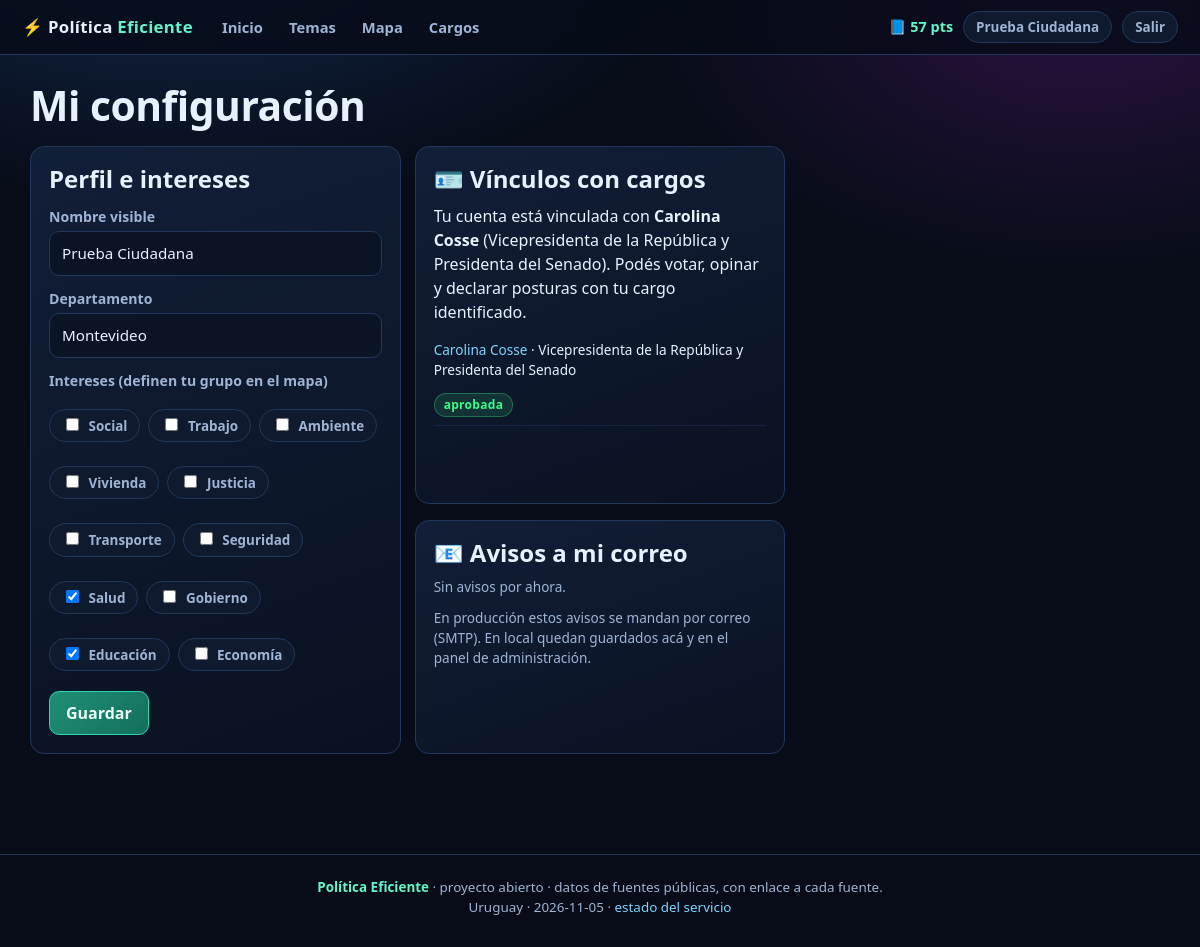
The app's page /configuracion (signed in) with its own data.
### tables this page shows
CREATE TABLE usuarios (
    id INTEGER PRIMARY KEY AUTOINCREMENT,
    email TEXT UNIQUE NOT NULL,
    nombre TEXT NOT NULL,
    clave_hash TEXT NOT NULL,
    rol TEXT NOT NULL DEFAULT 'ciudadano',
    puntos INTEGER NOT NULL DEFAULT 0,
    intereses TEXT NOT NULL DEFAULT '',
    departamento TEXT NOT NULL DEFAULT '',
    creado TEXT NOT NULL,
    ultimo_acceso TEXT
);

CREATE TABLE politicos (
    id INTEGER PRIMARY KEY AUTOINCREMENT,
    slug TEXT UNIQUE NOT NULL,
    nombre TEXT NOT NULL,
    cargo TEXT NOT NULL DEFAULT '',
    camara TEXT NOT NULL DEFAULT '',
    organismo TEXT NOT NULL DEFAULT '',
    partido TEXT NOT NULL DEFAULT '',
    departamento TEXT NOT NULL DEFAULT '',
    emoji TEXT NOT NULL DEFAULT '🏛️',
    funciones TEXT NOT NULL DEFAULT '',
    email_publico TEXT,
    telefono_oficina TEXT,
    celular_publico TEXT,
    web TEXT,
    contacto_fuente_url TEXT,
    verificado SMALLINT NOT NULL DEFAULT 0,
    usuario_id INTEGER,
    creado TEXT NOT NULL
);

CREATE TABLE solicitudes_vinculo (
    id INTEGER PRIMARY KEY AUTOINCREMENT,
    politico_id INTEGER NOT NULL,
    usuario_id INTEGER NOT NULL,
    token TEXT UNIQUE NOT NULL,
    estado TEXT NOT NULL DEFAULT 'pendiente',
    creado TEXT NOT NULL,
    expira TEXT,
    resuelto TEXT
);

### app.py (the view, shortened to what this page needs)
@app.route("/configuracion", methods=["GET", "POST"])
@auth.requiere_sesion
def configuracion():
    yo = auth.usuario_actual()
    with dbm.abrir() as db:
        solicitudes = db.todos(
            """SELECT s.*, p.nombre, p.cargo, p.slug FROM solicitudes_vinculo s
               JOIN politicos p ON p.id = s.politico_id WHERE s.usuario_id = ? ORDER BY s.id DESC""",
            (yo["id"],),
        )
        avisos = db.todos(
            "SELECT * FROM avisos WHERE para = ? ORDER BY id DESC LIMIT 10", (yo["email"],)
        )
    return render_template("configuracion.html", solicitudes=solicitudes, avisos=avisos)

### app.py (called while the page is built)
@app.context_processor
def inyectar():
    yo = auth.usuario_actual()
    if yo:
        yo["nivel"] = gamificacion.nivel(yo["puntos"])
        yo["grupo"] = gamificacion.datos_grupo(
            gamificacion.grupo(yo["puntos"], yo["acciones"], yo["intereses"] or "")
        )
    with dbm.abrir() as db:
        categorias = [
            f["categoria"]
            for f in db.todos(
                "SELECT categoria, COUNT(*) AS n FROM temas GROUP BY categoria ORDER BY n DESC"
            )
        ]
    return {
        "yo": yo,
        "categorias": categorias,
        "GRUPOS": gamificacion.GRUPOS,
        "ahora": dbm.ahora()[:10],
    }

@app.template_filter("cat")
def filtro_cat(valor):
    return NOMBRES_CATEGORIA.get(valor, valor)

@app.after_request
def cabeceras(resp):
    resp.headers.setdefault("X-Content-Type-Options", "nosniff")
    resp.headers.setdefault("Referrer-Policy", "same-origin")
    return resp

@app.teardown_appcontext
def cerrar_base(_excepcion=None):
    conexion = g.pop("db", None)
    if conexion is not None:
        conexion.cerrar()

### auth.py (called while the page is built)
def usuario_actual():
    if "usuario" in g:
        return g.usuario
    uid = session.get("usuario_id")
    g.usuario = None
    if uid:
        with dbm.abrir() as db:
            fila = db.uno(
                """SELECT u.*, (SELECT COUNT(*) FROM actividad a
                       WHERE a.usuario_id = u.id) AS acciones
                   FROM usuarios u WHERE u.id = ?""",
                (uid,),
            )
            if fila:
                fila["politico"] = db.uno(
                    "SELECT * FROM politicos WHERE usuario_id = ?", (uid,)
                )
                g.usuario = fila
    return g.usuario

def requiere_sesion(vista):
    @wraps(vista)
    def envoltura(*args, **kwargs):
        if not usuario_actual():
            return redirect(url_for("ingresar", volver=request.path))
        return vista(*args, **kwargs)
    return envoltura

### db.py (called while the page is built, shortened)
def ahora():
    return datetime.now(timezone.utc).isoformat(timespec="seconds")

def conectar():
    c = sqlite3.connect(RUTA_DB, timeout=15)
    c.row_factory = sqlite3.Row
    c.execute("PRAGMA foreign_keys = ON")
    return c

def _traducir(sql):
    return sql.replace("?", "%s") if ES_PG else sql

    def ejecutar(self, sql, params=()):
        cur = self.c.cursor()
        cur.execute(_traducir(sql), params)
        return cur

    def todos(self, sql, params=()):
        return [dict(f) for f in self.ejecutar(sql, params).fetchall()]

### templates/configuracion.html (shortened to what this page needs)
{% extends "base.html" %}
{% block cuerpo %}
<h1>Mi configuración</h1>
{% set mis = (yo.intereses or '').split(',') %}
<div class="grid" style="margin-top:16px">
  <div class="panel">
    <h2>Perfil e intereses</h2>
    <form method="post">
      <label for="nombre">Nombre visible</label>
      <input id="nombre" type="text" name="nombre" value="{{ yo.nombre }}" maxlength="60">
      <label for="departamento">Departamento</label>
      <input id="departamento" type="text" name="departamento" value="{{ yo.departamento }}" maxlength="40">
      <label>Intereses (definen tu grupo en el mapa)</label>
      <div class="chips" style="margin-top:6px">
        {% for c in categorias %}
          <label class="chip" style="cursor:pointer">
            <input type="checkbox" name="intereses" value="{{ c }}" {% if c in mis %}checked{% endif %} style="width:auto;margin-right:6px">
            {{ c|cat }}
          </label>
        {% endfor %}
      </div>
      <div style="margin-top:16px"><button class="boton principal" type="submit">Guardar</button></div>
    </form>
  </div>
  <div class="pila">
    <div class="panel">
      <h2>🪪 Vínculos con cargos</h2>
      {% if yo.politico %}
        <p>Tu cuenta está vinculada con <b>{{ yo.politico.nombre }}</b> ({{ yo.politico.cargo }}). Podés votar, opinar y declarar posturas con tu cargo identificado.</p>
      {% else %}
        <p class="suave">Tu cuenta es de ciudadanía. Si sos un cargo público, entrá a tu ficha en <a href="{{ url_for('politicos') }}">Cargos</a> y pedí el vínculo: el sistema manda un enlace al correo público del cargo.</p>
      {% endif %}
      {% for s in solicitudes %}
        <div class="fila entre" style="padding:8px 0;border-bottom:1px solid rgba(34,55,92,.5)">
          <span class="chico"><a href="{{ url_for('politico', slug=s.slug) }}">{{ s.nombre }}</a> · {{ s.cargo }}</span>
          <span class="etiqueta {% if s.estado == 'aprobada' %}verde{% elif s.estado == 'rechazada' %}roja{% else %}ambar{% endif %}">{{ s.estado }}</span>
        </div>
      {% endfor %}
    </div>
    <div class="panel">
      <h2>📧 Avisos a mi correo</h2>
      {% for a in avisos %}
        <div style="padding:8px 0;border-bottom:1px solid rgba(34,55,92,.5)">
          <b class="chico">{{ a.asunto }}</b>
          <div class="chico suave">{{ a.creado[:10] }}</div>
          {% if a.enlace %}<a class="chico" href="{{ a.enlace }}">abrir enlace</a>{% endif %}
        </div>
      {% else %}
        <p class="suave chico">Sin avisos por ahora.</p>
      {% endfor %}
      <p class="chico suave" style="margin-top:10px">En producción estos avisos se mandan por correo (SMTP). En local quedan guardados acá y en el panel de administración.</p>
    </div>
  </div>
</div>
{% endblock %}

### templates/base.html (shortened to what this page needs)
<!doctype html>
<html lang="es">
<head>
  <link rel="stylesheet" href="{{ url_for('static', filename='css/estilo.css') }}">
</head>
<body>
<header class="barra">
  <a class="marca" href="{{ url_for('inicio') }}">⚡ Política <b>Eficiente</b></a>
  <nav>
    <a href="{{ url_for('inicio') }}">Inicio</a>
    <a href="{{ url_for('temas') }}">Temas</a>
    <a href="{{ url_for('mapa') }}">Mapa</a>
    <a href="{{ url_for('politicos') }}">Cargos</a>
  </nav>
  <div class="cuenta">
    {% if yo %}
      <span class="punto">{{ yo.nivel.emoji }} {{ yo.puntos }} pts</span>
      <a class="chip" href="{{ url_for('perfil') }}">{{ yo.nombre }}</a>
      <a class="chip" href="{{ url_for('salir') }}">Salir</a>
    {% else %}
      <a class="chip" href="{{ url_for('ingresar') }}">Ingresar</a>
      <a class="boton principal mini" href="{{ url_for('registro') }}">Sumarme</a>
    {% endif %}
  </div>
</header>
<main class="{% block ancho %}{% endblock %}">
  {% block cuerpo %}{% endblock %}
</main>
<footer>
  <b>Política Eficiente</b> · proyecto abierto · datos de fuentes públicas, con enlace a cada fuente.
  <br>Uruguay · {{ ahora }} · <a href="{{ url_for('salud') }}">estado del servicio</a>
</footer>
</body>
</html>

### static/css/estilo.css (style rules this page uses)
:root { --fondo: #070c18; --panel: #0f1a2e; --panel2: #12203a; --borde: #22375c; --texto: #e8f1ff; --suave: #9fb4d4; --neon: #63f5c8; --azul: #7fd4ff; --rosa: #ff5fa2; --ambar: #ffb84c; --verde: #39ff88; --rojo: #ff3b6b; --radio: 14px; }
* { box-sizing: border-box; }
body { margin: 0; background: radial-gradient(900px 500px at 15% -10%, #12294d 0%, transparent 60%), radial-gradient(800px 500px at 90% 0%, #2a1240 0%, transparent 55%), var(--fondo); color: var(--texto); font-family: "Segoe UI", system-ui, -apple-system, sans-serif; font-size: 16px; line-height: 1.5; min-height: 100vh; }
a { color: var(--azul); text-decoration: none; }
h1, h2, h3 { line-height: 1.2; margin: 0 0 .4em; }
h1 { font-size: clamp(1.7rem, 3.4vw, 2.6rem); letter-spacing: -.5px; }
h2 { font-size: clamp(1.2rem, 2vw, 1.5rem); }
p { margin: .5em 0; }
small, .chico { font-size: .85rem; }
.suave { color: var(--suave); }
.barra { position: sticky; top: 0; z-index: 40; display: flex; align-items: center; gap: 18px; padding: 10px 22px; background: rgba(7, 12, 24, .82); backdrop-filter: blur(10px); border-bottom: 1px solid var(--borde); }
.marca { font-weight: 700; font-size: 1.05rem; color: var(--texto); letter-spacing: .3px; white-space: nowrap; }
.marca b { color: var(--neon); }
.barra nav { display: flex; gap: 4px; flex-wrap: wrap; flex: 1; }
.barra nav a { padding: 6px 11px; border-radius: 9px; color: var(--suave); font-size: .92rem; font-weight: 600; }
.cuenta { display: flex; align-items: center; gap: 10px; white-space: nowrap; }
.punto { color: var(--neon); font-weight: 700; font-size: .9rem; }
main { max-width: 1180px; margin: 0 auto; padding: 26px 20px 70px; }
.pila { display: grid; gap: 16px; }
.fila { display: flex; gap: 12px; flex-wrap: wrap; align-items: center; }
.entre { justify-content: space-between; }
.grid { display: grid; gap: 14px; grid-template-columns: repeat(auto-fill, minmax(290px, 1fr)); }
.panel { background: linear-gradient(160deg, rgba(18, 32, 58, .92), rgba(10, 18, 34, .92)); border: 1px solid var(--borde); border-radius: var(--radio); padding: 18px; }
.boton, button.boton { display: inline-flex; align-items: center; gap: 7px; padding: 9px 16px; border-radius: 10px; border: 1px solid var(--borde); background: var(--panel2); color: var(--texto); font: inherit; font-weight: 600; cursor: pointer; transition: .15s; }
.boton.principal { background: linear-gradient(135deg, #1f8f74, #146e5c); border-color: #2fd6ac; color: #eafff8; }
label { display: block; font-size: .88rem; color: var(--suave); margin: 12px 0 4px; font-weight: 600; }
input[type=text], input[type=email], input[type=password], select, textarea { width: 100%; padding: 10px 12px; border-radius: 10px; background: #0a1424; border: 1px solid var(--borde); color: var(--texto); font: inherit; font-size: .95rem; }
.chips { display: flex; gap: 8px; flex-wrap: wrap; }
.chip { padding: 5px 12px; border-radius: 999px; border: 1px solid var(--borde); background: var(--panel); color: var(--suave); font-size: .84rem; font-weight: 600; }
.etiqueta { display: inline-block; padding: 2px 9px; border-radius: 999px; font-size: .75rem; font-weight: 700; letter-spacing: .3px; background: rgba(127, 212, 255, .12); color: var(--azul); border: 1px solid rgba(127, 212, 255, .25); }
.etiqueta.verde { background: rgba(57, 255, 136, .12); color: var(--verde); border-color: rgba(57, 255, 136, .3); }
footer { border-top: 1px solid var(--borde); padding: 22px 20px 30px; margin-top: 30px; color: var(--suave); font-size: .84rem; text-align: center; }
footer b { color: var(--neon); }

### records on screen
usuarios: puntos "57", nombre "Prueba Ciudadana", departamento "Montevideo"
politicos: politico.nombre "Carolina Cosse", politico.cargo "Vicepresidenta de la República y Presidenta del Senado"
solicitudes_vinculo: nombre "Carolina Cosse", cargo "Vicepresidenta de la República y Presidenta del Senado", estado "aprobada"

### other values on screen
{{ yo.nivel.emoji }} "📘"
{{ c|cat }} "Social" "Trabajo" "Ambiente" "Vivienda" "Justicia" "Transporte" "Seguridad" "Salud" "Gobierno" "Educación" "Economía"
{{ ahora }} "2026-11-05"
